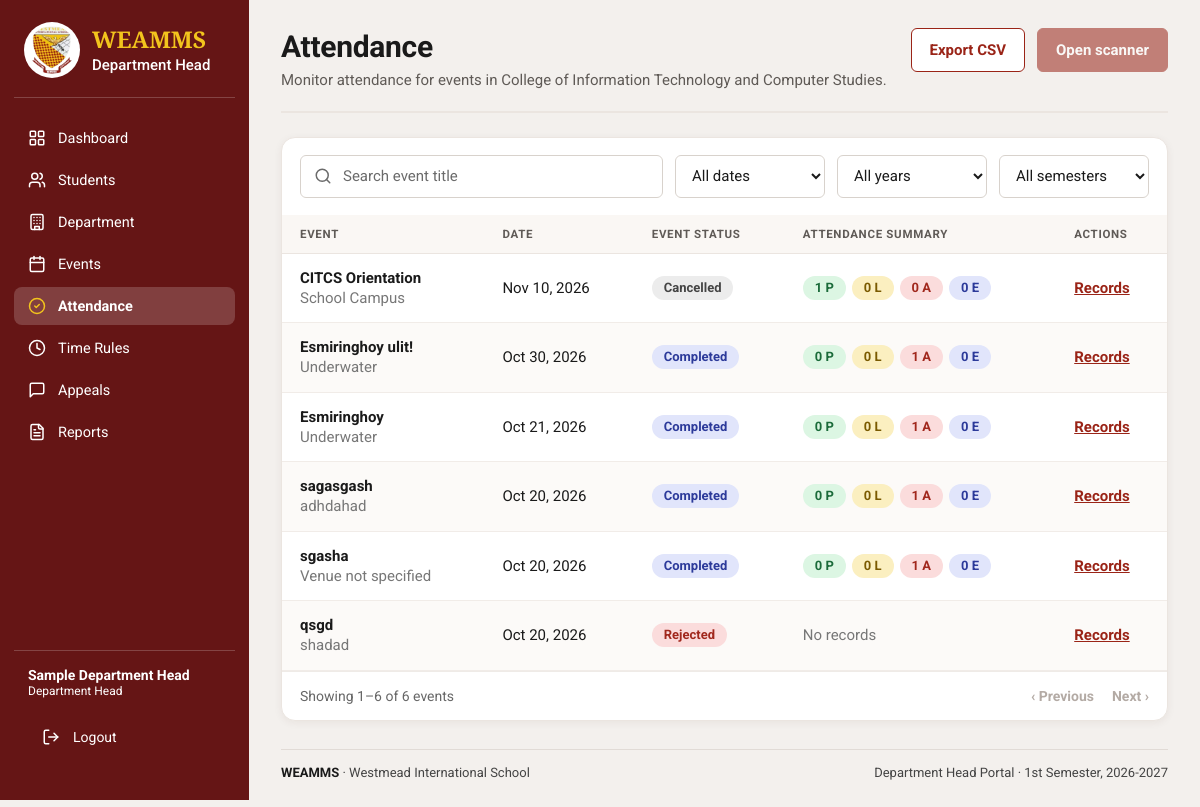
The page /department-head/attendance/index.php (signed in) on the database its author committed.
### tables this page shows
CREATE TABLE `department_heads` (
  `department_head_id` bigint(20) UNSIGNED NOT NULL,
  `user_id` bigint(20) UNSIGNED NOT NULL,
  `department_id` bigint(20) UNSIGNED NOT NULL,
  `employee_number` varchar(50) DEFAULT NULL,
  `first_name` varchar(100) NOT NULL,
  `middle_name` varchar(100) DEFAULT NULL,
  `last_name` varchar(100) NOT NULL,
  `created_at` timestamp NOT NULL DEFAULT current_timestamp()
);

CREATE TABLE `departments` (
  `department_id` bigint(20) UNSIGNED NOT NULL,
  `department_code` varchar(30) NOT NULL,
  `department_name` varchar(150) NOT NULL,
  `description` text DEFAULT NULL,
  `is_active` tinyint(1) NOT NULL DEFAULT 1,
  `department_head_can_edit` tinyint(1) NOT NULL DEFAULT 0,
  `department_head_can_edit_attendance` tinyint(1) NOT NULL DEFAULT 0,
  `created_at` timestamp NOT NULL DEFAULT current_timestamp()
);

CREATE TABLE `events` (
  `event_id` bigint(20) UNSIGNED NOT NULL,
  `department_id` bigint(20) UNSIGNED NOT NULL,
  `requested_by` bigint(20) UNSIGNED NOT NULL,
  `academic_period_id` bigint(20) UNSIGNED NOT NULL,
  `event_title` varchar(200) NOT NULL,
  `event_description` text DEFAULT NULL,
  `venue` varchar(200) DEFAULT NULL,
  `start_at` datetime NOT NULL,
  `end_at` datetime NOT NULL,
  `attendance_opens_at` datetime DEFAULT NULL,
  `attendance_closes_at` datetime DEFAULT NULL,
  `event_status` enum('pending','approved','rejected','cancelled','cancellation_requested','completed') NOT NULL DEFAULT 'pending',
  `admin_reviewed_by` bigint(20) UNSIGNED DEFAULT NULL,
  `admin_reviewed_at` datetime DEFAULT NULL,
  `admin_remarks` text DEFAULT NULL,
  `cancellation_requested_at` datetime DEFAULT NULL,
  `cancellation_requested_by` bigint(20) UNSIGNED DEFAULT NULL,
  `cancellation_request_remarks` text DEFAULT NULL,
  `created_at` timestamp NOT NULL DEFAULT current_timestamp(),
  `updated_at` timestamp NOT NULL DEFAULT current_timestamp() ON UPDATE current_timestamp()
);

CREATE TABLE `academic_periods` (
  `academic_period_id` bigint(20) UNSIGNED NOT NULL,
  `academic_year` varchar(20) NOT NULL,
  `semester` enum('1st','2nd','Summer','Other') NOT NULL DEFAULT '1st',
  `start_date` date NOT NULL,
  `end_date` date NOT NULL,
  `is_current` tinyint(1) NOT NULL DEFAULT 0,
  `created_at` timestamp NOT NULL DEFAULT current_timestamp()
);

### includes/department_head_context.php (called while the page is built, shortened)
<?php
require_once __DIR__ . '/../config/database.php';
$stmt = $pdo->prepare(
    "SELECT dh.department_head_id, dh.department_id,
            dh.first_name, dh.middle_name, dh.last_name,
            d.department_code, d.department_name, d.description,
            d.is_active, d.department_head_can_edit,
            d.department_head_can_edit_attendance
     FROM department_heads dh
     INNER JOIN departments d ON d.department_id = dh.department_id
     INNER JOIN users u ON u.user_id = dh.user_id
     WHERE dh.user_id = ?
       AND u.account_status = 'active'
       AND d.is_active = 1
     LIMIT 1"
);
$stmt->execute([$_SESSION['user_id']]);
$departmentHead = $stmt->fetch(PDO::FETCH_ASSOC);
$baseUrl = BASE_URL;
function dhEscape(mixed $value): string
{
    return htmlspecialchars(
        (string) $value,
        ENT_QUOTES,
        'UTF-8'
    );
}

### department-head/attendance/index.php (the view, shortened to what this page needs)
<?php
require_once __DIR__ . '/../../includes/department_head_context.php';
$search = trim(is_string($_GET['q'] ?? null) ? $_GET['q'] : '');
$dateOptions = ['today' => 'Today', 'upcoming' => 'Upcoming', 'past' => 'Past'];
$dateFilter = is_string($_GET['date'] ?? null) && isset($dateOptions[$_GET['date']]) ? $_GET['date'] : '';
$academicYearFilter = is_string($_GET['academic_year'] ?? null) ? trim($_GET['academic_year']) : '';
$semesterFilter = is_string($_GET['semester'] ?? null) ? trim($_GET['semester']) : '';
$from = "
    FROM events e
    INNER JOIN academic_periods ap
        ON ap.academic_period_id = e.academic_period_id
    LEFT JOIN (
        SELECT ea.event_id,
               COUNT(*) AS record_count,
               SUM(ea.attendance_status = 'present') AS present_count,
               SUM(ea.attendance_status = 'late') AS late_count,
               SUM(ea.attendance_status = 'absent') AS absent_count,
               SUM(ea.attendance_status = 'excused') AS excused_count
        FROM event_attendance ea
        INNER JOIN event_attendance_roster r
            ON r.event_id = ea.event_id AND r.student_id = ea.student_id
        INNER JOIN events scoped_event ON scoped_event.event_id = ea.event_id
        WHERE scoped_event.department_id = :stats_department_id
          AND r.department_id = scoped_event.department_id
        GROUP BY ea.event_id
    ) a ON a.event_id = e.event_id";
$where = ['e.department_id = :department_id'];
$params = ['stats_department_id' => $departmentId, 'department_id' => $departmentId];
$whereSql = ' WHERE ' . implode(' AND ', $where);
$select = 'SELECT e.event_id, e.event_title, e.venue, e.start_at, e.end_at, e.event_status,
        ap.academic_year, ap.semester,
        COALESCE(a.record_count, 0) AS record_count,
        COALESCE(a.present_count, 0) AS present_count,
        COALESCE(a.late_count, 0) AS late_count,
        COALESCE(a.absent_count, 0) AS absent_count,
        COALESCE(a.excused_count, 0) AS excused_count';
$countStmt = $pdo->prepare('SELECT COUNT(*)' . $from . $whereSql);
$countStmt->execute($params);
$total = (int) $countStmt->fetchColumn();
$page = filter_var($_GET['page'] ?? 1, FILTER_VALIDATE_INT);
$page = $page !== false && $page > 0 ? $page : 1;
$page = min($page, max(1, (int) ceil($total / DH_ATTENDANCE_PER_PAGE)));
$offset = ($page - 1) * DH_ATTENDANCE_PER_PAGE;
$stmt = $pdo->prepare(
    $select . $from . $whereSql . '
     ORDER BY e.start_at DESC, e.event_id DESC
     LIMIT ' . DH_ATTENDANCE_PER_PAGE . ' OFFSET ' . $offset
);
$stmt->execute($params);
$events = $stmt->fetchAll(PDO::FETCH_ASSOC);
$scannerStmt = $pdo->prepare(
    "SELECT event_id FROM events
     WHERE department_id = ? AND event_status = 'approved' AND end_at >= NOW()
     ORDER BY (start_at <= NOW()) DESC, start_at ASC
     LIMIT 1"
);
$scannerStmt->execute([$departmentId]);
$scannerEventId = (int) $scannerStmt->fetchColumn();
$exportQuery = http_build_query(array_filter(
    ['q' => $search, 'date' => $dateFilter, 'academic_year' => $academicYearFilter, 'semester' => $semesterFilter, 'export' => 'csv'],
    static fn ($v): bool => $v !== ''
));
$shellNavActive = 'attendance';
require_once __DIR__ . '/../../includes/department_head_shell_start.php';
?>
<section class="ad-page">
    <header class="ad-head">
        <div>
            <h1>Attendance</h1>
            <p>Monitor attendance for events in <?= dhEscape($departmentHead['department_name']) ?>.</p>
        </div>
        <div class="ad-head-actions">
            <a class="ad-btn" href="?<?= dhEscape($exportQuery) ?>">Export CSV</a>
            <?php if ($scannerEventId > 0): ?>
                <a class="ad-btn ad-btn-solid" href="<?= dhEscape($baseUrl) ?>/department-head/attendance/scan.php?event_id=<?= $scannerEventId ?>">Open scanner</a>
            <?php else: ?>
                <span class="ad-btn ad-btn-solid ad-btn-disabled" aria-disabled="true" title="No approved event to scan">Open scanner</span>
            <?php endif; ?>
        </div>
    </header>
    <div class="ad-card">
        <form class="ad-toolbar" method="get" action="<?= dhEscape($baseUrl) ?>/department-head/attendance/index.php">
            <label class="ad-search">
                <input type="search" name="q" value="<?= dhEscape($search) ?>" placeholder="Search event title">
            </label>
            <label>
                <select name="date" data-autosubmit>
                    <option value="">All dates</option>
                </select>
            </label>
            <label>
                <select name="academic_year" data-autosubmit>
                    <option value="">All years</option>
                </select>
            </label>
            <label>
                <select name="semester" data-autosubmit>
                    <option value="">All semesters</option>
                </select>
            </label>
        </form>
        <?php if ($events === []): ?>
            <div class="ad-empty">
                <strong>No matching events</strong>
                Events and their attendance summaries will appear here.
            </div>
        <?php else: ?>
            <div class="ad-table-wrap">
                <table class="ad-table">
                    <thead>
                        <tr>
                            <th scope="col">Event</th>
                            <th scope="col">Date</th>
                            <th scope="col">Event status</th>
                            <th scope="col">Attendance summary</th>
                            <th scope="col">Actions</th>
                        </tr>
                    </thead>
                    <tbody>
                        <?php foreach ($events as $event): ?>
                            <?php
                            $eventStatus = strtolower($event['event_status']);
                            $started = strtotime($event['start_at']) <= time();
                            ?>
                            <tr>
                                <td>
                                    <span class="ad-strong"><?= dhEscape($event['event_title']) ?></span><br>
                                    <span class="ad-muted"><?= dhEscape($event['venue'] ?: 'Venue not specified') ?></span>
                                </td>
                                <td><?= dhEscape(date('M j, Y', strtotime($event['start_at']))) ?></td>
                                <td><span class="ad-pill <?= dhEventPill($eventStatus) ?>"><?= dhEscape(ucwords(str_replace('_', ' ', $eventStatus))) ?></span></td>
                                <td>
                                    <?php if ((int) $event['record_count'] > 0): ?>
                                        <div class="ad-pill-row">
                                            <span class="ad-pill ad-pill-green" title="Present"><?= (int) $event['present_count'] ?> P</span>
                                            <span class="ad-pill ad-pill-yellow" title="Late"><?= (int) $event['late_count'] ?> L</span>
                                            <span class="ad-pill ad-pill-red" title="Absent"><?= (int) $event['absent_count'] ?> A</span>
                                            <span class="ad-pill ad-pill-blue" title="Excused"><?= (int) $event['excused_count'] ?> E</span>
                                        </div>
                                    <?php else: ?>
                                        <span class="ad-muted"><?= $started ? 'No records' : 'Not started' ?></span>
                                    <?php endif; ?>
                                </td>
                                <td>
                                    <div class="ad-actions">
                                        <a class="ad-link" href="<?= dhEscape($baseUrl) ?>/department-head/attendance/records.php?event_id=<?= (int) $event['event_id'] ?>">Records</a>
                                    </div>
                                </td>
                            </tr>
                        <?php endforeach; ?>
                    </tbody>
                </table>
            </div>
        <?php endif; ?>
    </div>
</section>
<?php require __DIR__ . '/../../includes/department_head_shell_end.php'; ?>

### includes/department_head_sidebar.php (shortened to what this page needs)
<?php
$sidebarBaseUrl = BASE_URL;
$sidebarEscape = static fn (mixed $value): string => htmlspecialchars((string) $value, ENT_QUOTES, 'UTF-8');
if (!function_exists('dhIcon')) {
    function dhIcon(string $name, string $class = 'admin-icon'): string
    {
        static $icons = [
            'dashboard' => '<rect width="7" height="7" x="3" y="3" rx="1"/><rect width="7" height="7" x="14" y="3" rx="1"/><rect width="7" height="7" x="14" y="14" rx="1"/><rect width="7" height="7" x="3" y="14" rx="1"/>',
            'users' => '<path d="M16 21v-2a4 4 0 0 0-4-4H6a4 4 0 0 0-4 4v2"/><circle cx="9" cy="7" r="4"/><path d="M22 21v-2a4 4 0 0 0-3-3.87"/><path d="M16 3.13a4 4 0 0 1 0 7.75"/>',
            'building' => '<rect width="16" height="20" x="4" y="2" rx="2"/><path d="M9 22v-4h6v4"/><path d="M8 6h.01"/><path d="M12 6h.01"/><path d="M16 6h.01"/><path d="M8 10h.01"/><path d="M12 10h.01"/><path d="M16 10h.01"/><path d="M8 14h.01"/><path d="M12 14h.01"/><path d="M16 14h.01"/>',
            'calendar' => '<path d="M8 2v4"/><path d="M16 2v4"/><rect width="18" height="18" x="3" y="4" rx="2"/><path d="M3 10h18"/>',
            'check' => '<circle cx="12" cy="12" r="10"/><path d="m9 12 2 2 4-4"/>',
            'clock' => '<circle cx="12" cy="12" r="10"/><polyline points="12 6 12 12 16 14"/>',
            'message' => '<path d="M21 15a2 2 0 0 1-2 2H7l-4 4V5a2 2 0 0 1 2-2h14a2 2 0 0 1 2 2z"/>',
            'file' => '<path d="M15 2H6a2 2 0 0 0-2 2v16a2 2 0 0 0 2 2h12a2 2 0 0 0 2-2V7Z"/><path d="M14 2v4a2 2 0 0 0 2 2h4"/><path d="M10 9H8"/><path d="M16 13H8"/><path d="M16 17H8"/>',
            'search' => '<circle cx="11" cy="11" r="8"/><path d="m21 21-4.3-4.3"/>',
            'plus' => '<path d="M5 12h14"/><path d="M12 5v14"/>',
        ];
        return '<svg class="' . htmlspecialchars($class, ENT_QUOTES, 'UTF-8') . '" xmlns="http://www.w3.org/2000/svg" viewBox="0 0 24 24" '
            . 'fill="none" stroke="currentColor" stroke-width="2" stroke-linecap="round" '
            . 'stroke-linejoin="round" aria-hidden="true" focusable="false">'
            . ($icons[$name] ?? '') . '</svg>';
    }
}
$shellNav = [
    ['dashboard', 'Dashboard', 'dashboard', '/department-head/dashboard.php'],
    ['students', 'Students', 'users', '/department-head/students/index.php'],
    ['department', 'Department', 'building', '/department-head/department/index.php'],
    ['events', 'Events', 'calendar', '/department-head/events/index.php'],
    ['attendance', 'Attendance', 'check', '/department-head/attendance/index.php'],
    ['time-rules', 'Time Rules', 'clock', '/department-head/attendance-settings/index.php'],
    ['appeals', 'Appeals', 'message', '/department-head/appeals/index.php'],
    ['reports', 'Reports', 'file', '/department-head/reports/index.php'],
];
$shellHeadName = isset($departmentHead['first_name'])
    ? trim($departmentHead['first_name'] . ' ' . $departmentHead['last_name'])
    : (string) ($headName ?? $_SESSION['full_name'] ?? $_SESSION['name'] ?? 'Department Head');
?>
    <aside class="admin-sidebar">
        <div class="admin-brand">
            <img src="<?= $sidebarEscape($sidebarBaseUrl) ?>/assets/images/wisnoname.png" alt="Westmead International School logo">
            <div>
                <strong>WEAMMS</strong>
                <span>Department Head</span>
            </div>
        </div>
        <nav class="admin-nav" aria-label="Main navigation">
            <?php foreach ($shellNav as [$sbKey, $sbLabel, $sbIcon, $sbPath]): ?>
                <?php $sbActive = $sbKey === $shellNavActive; ?>
                <a href="<?= $sidebarEscape($sidebarBaseUrl . $sbPath) ?>" <?= $sbActive ? 'class="active" aria-current="page"' : '' ?>>
                    <?= dhIcon($sbIcon) ?>
                    <span><?= $sidebarEscape($sbLabel) ?></span>
                </a>
            <?php endforeach; ?>
        </nav>
        <div class="admin-sidebar-footer">
            <div class="admin-sidebar-user">
                <strong><?= $sidebarEscape($shellHeadName) ?></strong>
                <span>Department Head</span>
            </div>
            <a class="admin-logout" href="<?= $sidebarEscape($sidebarBaseUrl) ?>/auth/logout.php">
                <span>Logout</span>
            </a>
        </div>
    </aside>

### includes/department_head_shell_end.php
<?php
$periodRow = $pdo->query(
    'SELECT academic_year, semester FROM academic_periods WHERE is_current = 1 LIMIT 1'
)->fetch(PDO::FETCH_ASSOC);
$periodLabel = $periodRow
    ? $periodRow['semester'] . ' Semester, ' . $periodRow['academic_year']
    : '';
?>
<footer class="admin-footer">
    <span><strong>WEAMMS</strong> · Westmead International School</span>
    <span>Department Head Portal<?= $periodLabel !== '' ? ' · ' . dhEscape($periodLabel) : '' ?></span>
</footer>
</main>
</body>
</html>

### rows shown on the page
department_heads: $sidebarEscape($shellHeadName) "Sample Department Head", department.department_name "College of Information Technology and Computer Studies"
events: event_title "CITCS Orientation", venue "School Campus", start_at "Nov 10, 2026", event_status "Cancelled", present_count "1", late_count "0", absent_count "0", excused_count "0"
events: event_title "Esmiringhoy ulit!", venue "Underwater", start_at "Oct 30, 2026", event_status "Completed", present_count "0", late_count "0", absent_count "1", excused_count "0"
events: event_title "Esmiringhoy", venue "Underwater", start_at "Oct 21, 2026", event_status "Completed", present_count "0", late_count "0", absent_count "1", excused_count "0"
events: event_title "sagasgash", venue "adhdahad", start_at "Oct 20, 2026", event_status "Completed", present_count "0", late_count "0", absent_count "1", excused_count "0"
events: event_title "sgasha", venue "Venue not specified", start_at "Oct 20, 2026", event_status "Completed", present_count "0", late_count "0", absent_count "1", excused_count "0"
events: event_title "qsgd", venue "shadad", start_at "Oct 20, 2026", event_status "Rejected", shows "No records"
academic_periods: dhEscape($periodLabel) "1st Semester, 2026-2027"

### other values the page prints
$sidebarEscape($sbLabel) "Dashboard"
$sidebarEscape($sbLabel) "Students"
$sidebarEscape($sbLabel) "Department"
$sidebarEscape($sbLabel) "Events"
$sidebarEscape($sbLabel) "Attendance"
$sidebarEscape($sbLabel) "Time Rules"
$sidebarEscape($sbLabel) "Appeals"
$sidebarEscape($sbLabel) "Reports"
$first "1"
$last "6"
$total "6"
dhEscape($noun) "events"
